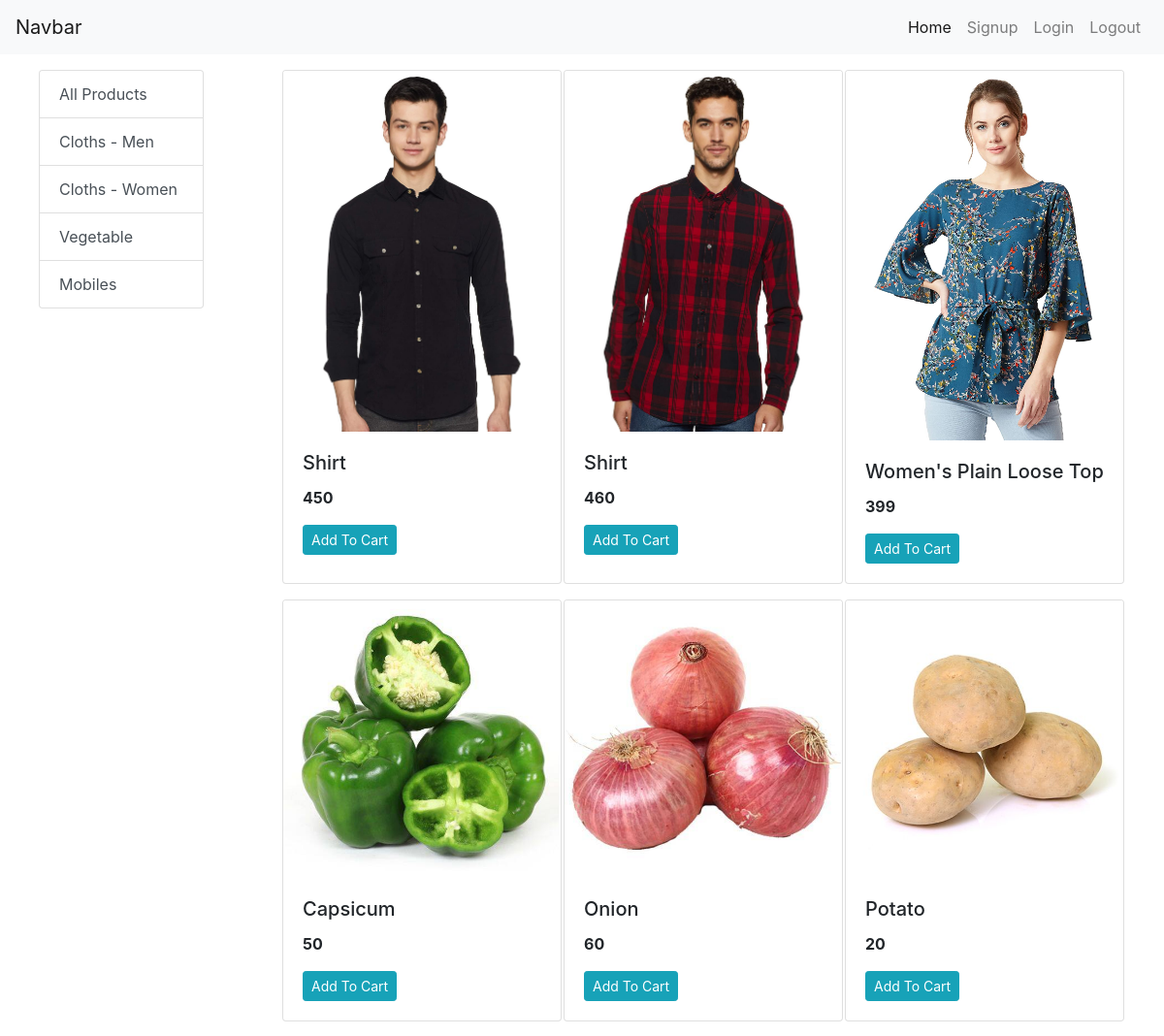
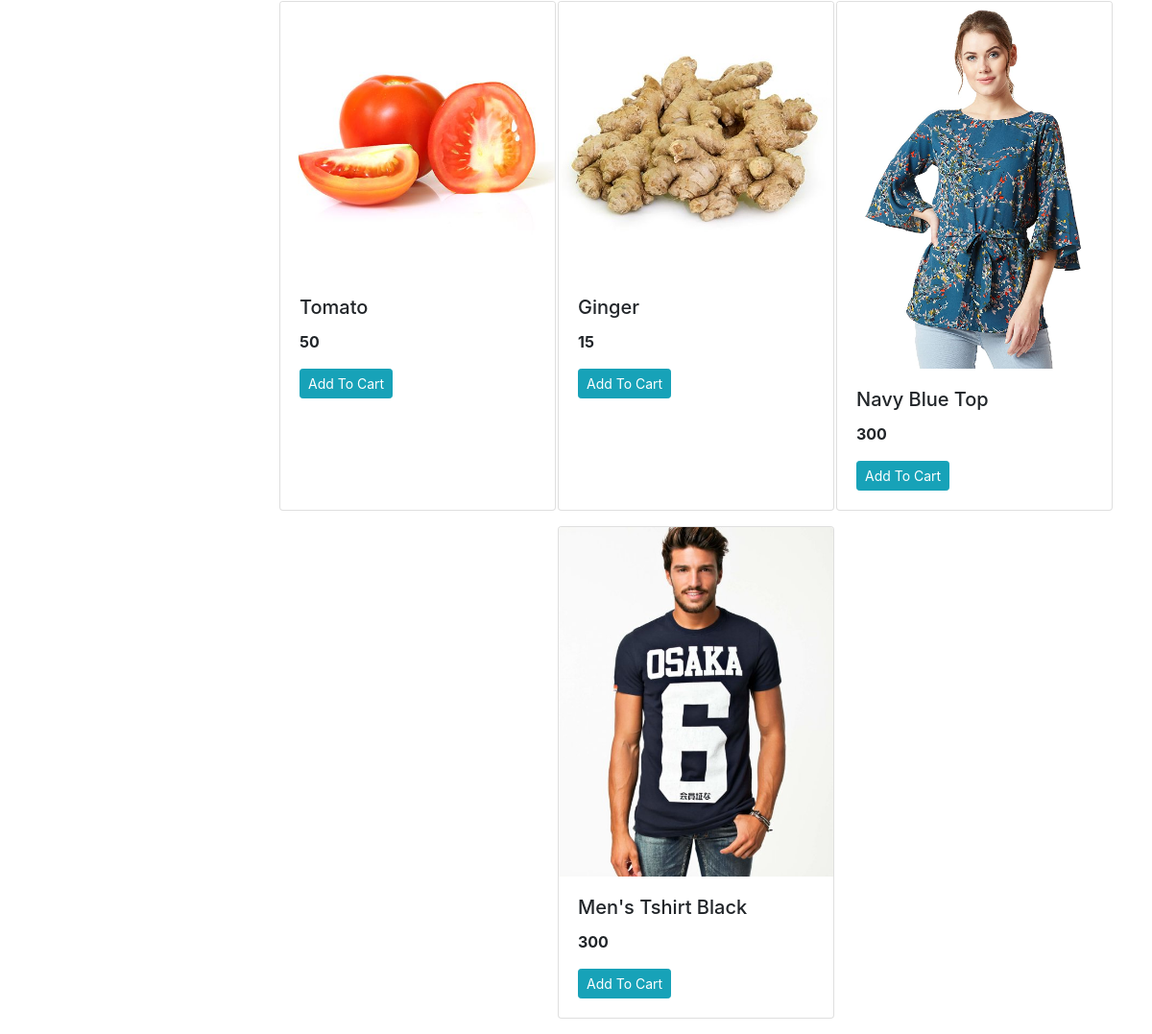
The page / on the database its author committed (2 pictures, top to bottom).
### store/models/category.py (models this page shows, shortened)
class Category(models.Model):
    name = models.CharField(max_length=20)
    @staticmethod
    def get_all_categories():
        return Category.objects.all()

### store/models/product.py (models this page shows, shortened)
class Product(models.Model):
    name = models.CharField(max_length=50)
    price = models.IntegerField(default=0)
    category = models.ForeignKey(Category, on_delete=models.CASCADE, default=1)
    description = models.CharField(max_length=200, default='', null=True, blank=True)
    image = models.ImageField(upload_to='uploads/products/')
    @staticmethod
    def get_all_products():
        return Product.objects.all()

### store/views.py (the view)
# urls.py: path('', index, name='home'),
def index(request):
    products = None
    categories = Category.get_all_categories()
    categoryID = request.GET.get('category')
    if categoryID:
        products = Product.get_all_products_by_categoryid(categoryID)
    else:
        products = Product.get_all_products()
    data = {
        'products': products,
        'categories': categories
    }
    return render(request, 'index.html', data)

### store/templates/index.html
{% extends 'base.html' %}
{% block content %}
<div class="container-fluid">
  <div class="row">
    <div class="col-lg-2 mx-auto">
      <div class="list-group">
        <a href="/" class="list-group-item list-group-item-action">All Products</a>
        {% for category in categories %}
          <a href="/?category={{category.id}}" class="list-group-item list-group-item-action">{{category.name}}</a>
        {% endfor %}
      </div>
    </div>
    <div id="products" class="col-lg-9 mx-auto">
      <div class="row mx-auto">
        {% for product in products %}
          <div class="card mx-auto mb-3" style="width: 18rem;">
            <img class="card-img-top" src="{{product.image.url}}" alt="product image">
            <div class="card-body">
              <h5 class="card-title">{{product.name}}</h5>
              <p class="card-text"><b>{{product.price}}</b></p>
              <a href="#" class="btn btn-info btn-sm">Add To Cart</a>
            </div>
          </div>
        {% endfor %}
      </div>
    </div>
  </div>
</div>
{% endblock %}

### rows shown on the page
Category: name "Cloths - Men"
Category: name "Cloths - Women"
Category: name "Vegetable"
Category: name "Mobiles"
Product: image (picture), name "Shirt", price "450"
Product: image (picture), name "Shirt", price "460"
Product: image (picture), name "Women's Plain Loose Top", price "399"
Product: image (picture), name "Capsicum", price "50"
Product: image (picture), name "Onion", price "60"
Product: image (picture), name "Potato", price "20"
Product: image (picture), name "Tomato", price "50"
Product: image (picture), name "Ginger", price "15"
Product: image (picture), name "Navy Blue Top", price "300"
Product: image (picture), name "Men's Tshirt Black", price "300"
